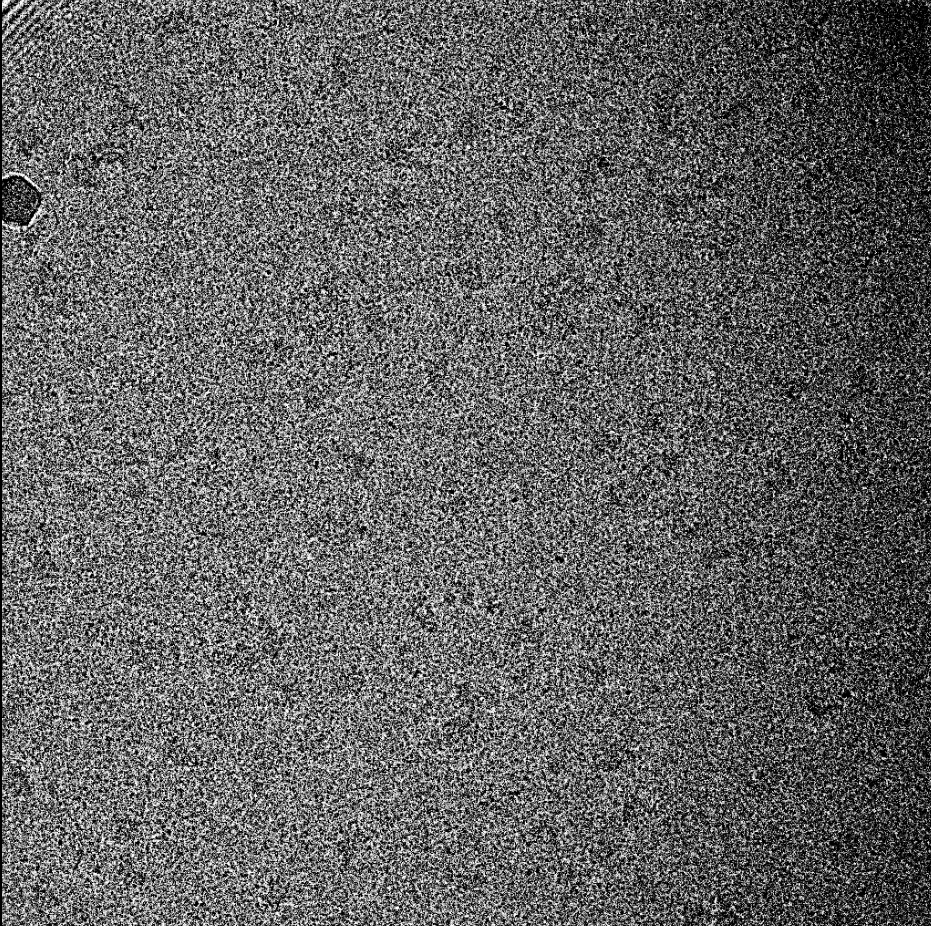
#> input picture Images/cryoEM.png, 931 x 926 px; the run also reads 1 picture not shown here
$ jupyter execute TPs_rendu.ipynb
#> lines starting #> are read from the running program, lines starting #| are printed output that depends on the picture
# **Rapport TPs Traitement de l'image**

[cell 1]
# Visionneuse externe interactive
# %matplotlib
#imports
import numpy as np # Tableaux
import scipy.ndimage as scp # Correlation et convolution
import matplotlib.pyplot as plt # Visionneur et trac ́es
from matplotlib.colors import LogNorm # echelle logarithmique
import skimage
from scipy import fftpack # Fourier 2D
from scipy import signal

# chemin d'accès à mes images
my_path = "Images/"

## **Microscopie électronique**
**Le principe du microscope électronique est de faire passer un flux d’électrons au travers de lentilles magnétiques puis d’une fine tranche de l’échantillon à observer.<br>
On obtient alors une image I grossie de l’échantillon (image cryoEM).<br>
Cependant les lentilles magnétiques ne sont pas parfaites et elles produisent des aberrations qui doivent être corrigees (en plus du bruit inhérent au flux életronique).<br>
La transformee de Fourier _J_ de l’image _I_ permet de visualiser les aberrations.**
#### **1. Afficher la TdF de l'image cryoEM.**

[cell 2]
cryoem = skimage.io.imread(my_path+"cryoEM.png")
#> cryoem is the input picture: shape (926, 931, 3); min 0, max 255, mean 98.2

def calculerTdF(image):
    imageGray = image
    if image.ndim != 2 :
        imageGray = skimage.color.rgb2gray(image)
    TF = fftpack.fft2(imageGray)
    module = abs(TF)
    return fftpack.fftshift(module)

def afficherTdF(image):
    shift = calculerTdF(image)
    f, axarr = plt.subplots(1,2,figsize=(15,15))
    axarr[0].imshow(image,cmap='gray')
    axarr[1].imshow(shift,norm=LogNorm(vmin=5),cmap='gray')
    return shift

cryoem_tdf = afficherTdF(cryoem)
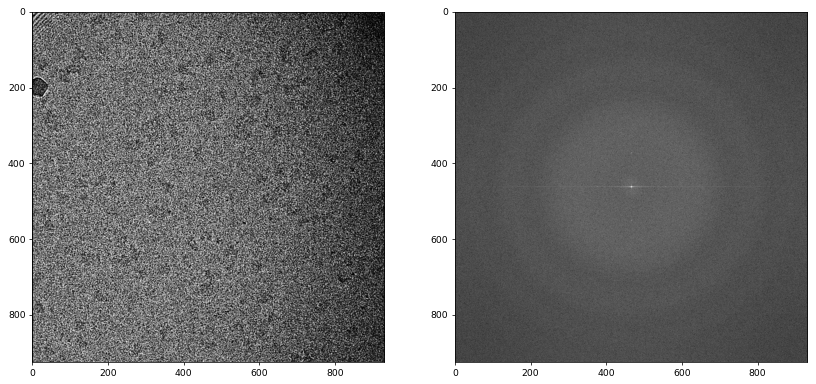
#> figure drawn by matplotlib, 2 panels

**Quels sont les éléments notables de l'image ? Est-ce attendu ?**

On remarque la présence de formes circulaires centrés, formés par tous les points à la même fréquence.
Cela est attendu car formé par l'échantillon observé. Cependant, ces formes ne sont pas nets dû à la présence de bruit inhérent au flux électronique.
De plus, on voit également un point blanc au centre de l'image ainsi que deux points de par et d'autre de lui verticalement mais également une ligne blanche horizontal centré verticalement.
On peut supposer que cela n'est pas attendu et est dû aux aberrations provoqués par les lentilles magnétiques.

#### **2. Afficher la colonne centrale de la TDF.**

[cell 3]
def afficherColonneCentrale(image):
    img = image
    if image.ndim != 3:
        img = skimage.color.gray2rgb(image)
    #  get the central column
    colonneCentrale = img[:,int(img.shape[1]/2)]
#> colonneCentrale = 926 rows, first 8: [51.16, 51.16, 51.16], [190.6, 190.6, 190.6], [167.1, 167.1, 167.1], [206.1, 206.1, 206.1], [257.9, 257.9, 257.9], [174.6, 174.6, 174.6], [246.3, 246.3, 246.3], [193.4, 193.4, 193.4]
    #  display
    f, axarr = plt.subplots(1,2,figsize=(15,15))
    #  plot the original image
    axarr[0].imshow(skimage.color.rgb2gray(img),norm=LogNorm(vmin=5),cmap='gray')
    #  plot the central column
    axarr[1].imshow(colonneCentrale,norm=LogNorm(vmin=5),cmap='gray')

afficherColonneCentrale(cryoem_tdf)
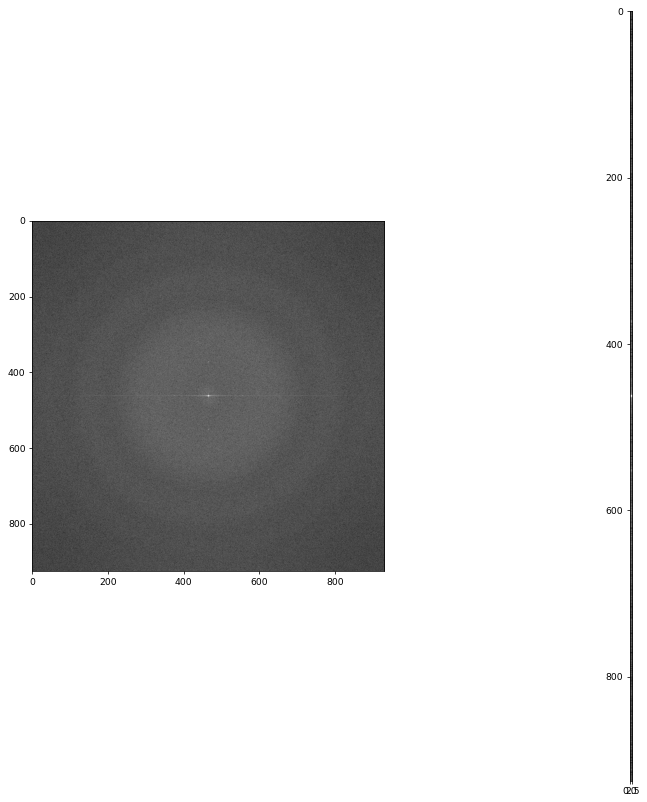
#> figure drawn by matplotlib, 2 panels

**Peut-on récupérer le profil de filtre des aberrations magnétiques à partir de cette ligne ?**

#### **3. Appliquer une moyenne sur la TdF, puis réafficher la colonne.**

[cell 4]
filtre_moyenneur = np.ones((3,3))/9
tdf_moyenne = signal.convolve2d(cryoem_tdf,filtre_moyenneur)
afficherColonneCentrale(tdf_moyenne)
#> in afficherColonneCentrale (call 2), `colonneCentrale = img[:,int(img.shape[1]/2)]`: colonneCentrale = 928 rows, first 8: [37.95, 37.95, 37.95], [113.8, 113.8, 113.8], [185, 185, 185], [209.4, 209.4, 209.4], [199.6, 199.6, 199.6], [186.9, 186.9, 186.9], [191.1, 191.1, 191.1], [189.6, 189.6, 189.6]

#### **4. Calculer et appliquer le filtre correspondant.**

[cell 5]
def distance(x,y,M,N):
    return np.sqrt((x-M/2)**2+(y-N/2)**2)

kernel_highpass = np.array([[-1, -1, -1],
[-1,  6, -1],
[-1, -1, -1]])

img_passe_bas = signal.convolve2d(skimage.color.rgb2gray(cryoem),kernel_highpass)
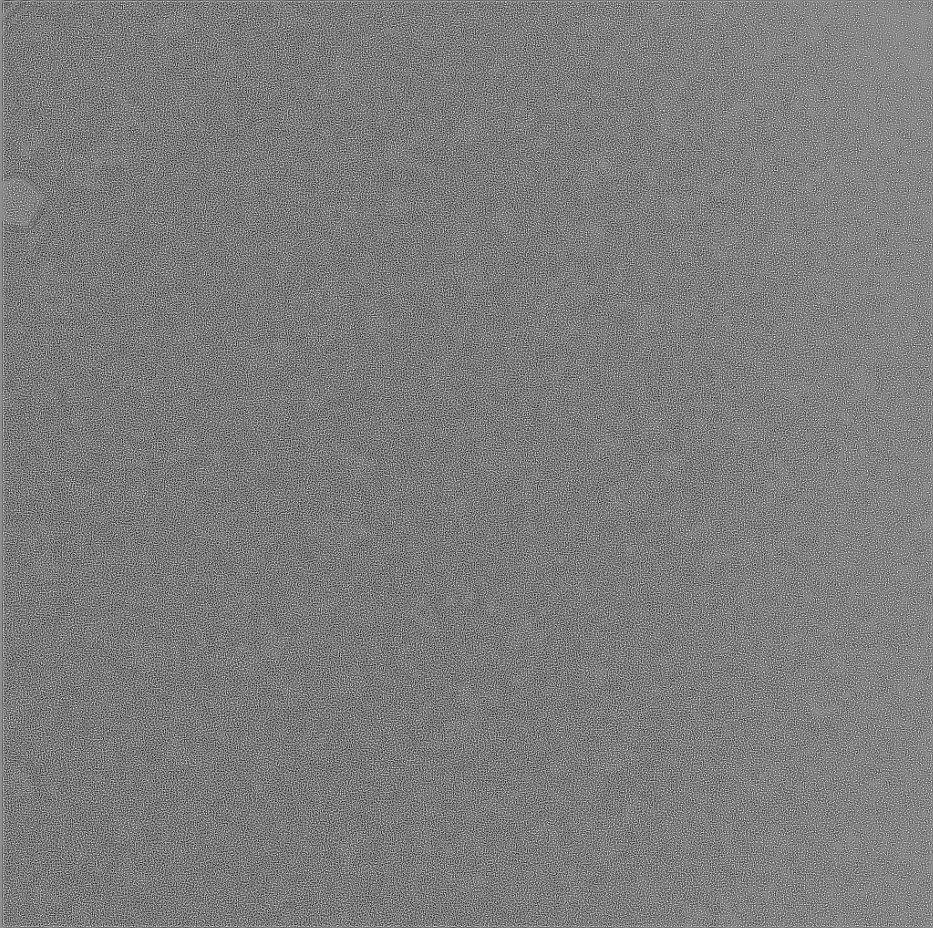
#> img_passe_bas: shape (928, 933) float64; min -6.21, max 4.85, mean -0.767; drawn with min black and max white
img_passe_bas_tdf = afficherTdF(img_passe_bas)

#### **5. Calculer une moyenne (par cercle) pour le profil.**

#### **6. Calculer un filtre correctif (attention aux valeurs nulles, filtre à appliquer à la TdF complexe, pas seulement à son module).**

# **Opérateurs de Prewitt et Sobel**
**Pour ces opérateurs, les dérivées directionnelles horizontale et verticale se calculent à partir des masques :**
$$ h1 =
\begin{bmatrix}
1 & 0 & -1 \\
c & 0 & -c \\
1 & 0 & -1
\end{bmatrix}
h2 =
\begin{bmatrix}
-1 & -c & -1 \\
0 & 0 & 0 \\
1 & c & 1
\end{bmatrix}
$$
**(pour Prewitt _c_ = 1, pour Sobel _c_ = 2)**

#### **1. Montrer que l’application de l’un de ces filtres permet d’approximer la dérivée première selon une certaine direction et la moyenne dans l’autre direction.****

Pour ces opérateurs, les dérivées directionnelles horizontale et verticale se calculent à partir des masques :

Nous savons que : $f'(x)=\lim_{h \to 0}\dfrac{f(x+h)-f(x)}{h}$.<br>
Cependant, nous savons également que : $f'(x)=\lim_{h \to 0}\dfrac{f(x+\dfrac{h}{2})-f(x-\dfrac{h}{2})}{h}$.<br>
Puisque nous sommes dans le cas discret, nous voulons utiliser les deux pixels voisins (précédent et suivant), c'est pourquoi nous prenons _h_=2.<br>
On obtient alors : $f'(x)=\dfrac{f(x+1)-f(x-1)}{2}$.<br>
Si on regarde à présent _h1_, on voit que que sur chaque ligne, on a les facteurs [_x_ 0 -_x_]. Si on prends _x_=1 par exemple, on obtient parfaitement la dernière formule citée.<br>
_h1_ approxime donc la dérivée première en _x_, tandis que _h2_ le fait en _y_.<br>
La moyenne dans l'autre direction vient du fait que ces filtres sont carrées et qu'on effectue donc la moyenne sur les lignes (resp. colonnes) dans _h1_ (resp. _h2_).<br>
Ces masques calculent donc le gradient dans une direction et effectuent un lissage dans la direction orthogonale.

#### **2. Quel est le rôle de _c_ ?**
Ici, _c_ agit comme un facteur, un poids pour la ligne (resp. colonne) à laquelle il appartient.<br>
Dans le cas de _h1_ (resp. _h2_), la ligne (resp. colonne) centrale aura d'avantage de poids que les autres, surtout lorsqu'on augmente la valeur de _c_.<br>
Ainsi, avec _c_ = 1, on obtient les masques de Prewitt, tandis qu'on a ceux de Sobel avec _c_ = 2, qui donnent ainsi un poids plus importants aux pixels plus proches du pixel central.

**Étudions par exemple les opérateurs Sobel (c = 2). Définir _h1_ et _h2_ en tapant par exemple :
``
h1=[1 0 -1; 2 0 -2; 1 0 -1]
``**

#### **3. Appliquer ces filtres sur les images _onde4_ et _boisbruit_.**

[cell 6]
def getMasques(c):
    h1 = [[1, 0, -1], [c, 0, -c], [1, 0, -1]]
    h2 = [[-1, -c, -1], [0, 0, 0], [1, c, 1]]
    h3 = [[c, 1, 0],[1, 0, -1],[0, -1, -c]]
    h4 = [[0, 1, c],[-1, 0, 1],[-c, -1, 0]]
    return h1,h2,h3,h4

def getPrewitts():
    return getMasques(1)

def getSobels():
    return getMasques(2)

def convolveImage(image,h1,h2):
    return signal.convolve2d(image,h1),signal.convolve2d(image,h2)

onde4 = skimage.io.imread(my_path + "ondes4.jpg",as_gray=True)
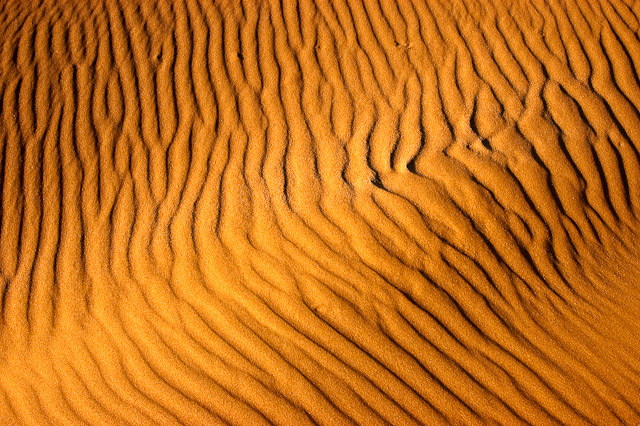
#> input picture Images/ondes4.jpg, 640 x 426 px
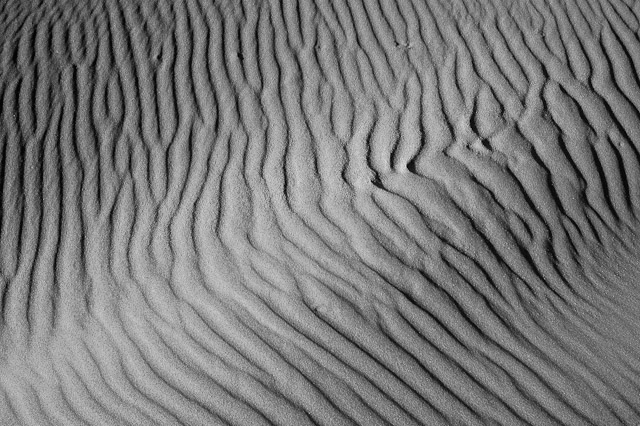
#> onde4: shape (426, 640) float64; min 0.000833, max 0.889, mean 0.477
boisbruit = skimage.util.random_noise(skimage.io.imread(my_path + "bois.jpeg",as_gray=True)) # null mean and 0.01 variance (default)
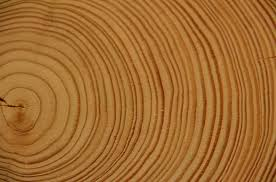
#> input picture Images/bois.jpeg, 276 x 182 px
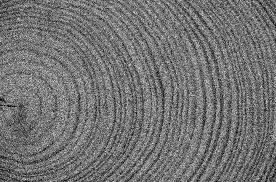
#> boisbruit: shape (182, 276) float64; min 0, max 0.918, mean 0.453

H1_Prewitt,H2_Prewitt,H3_Prewitt,H4_Prewitt = getPrewitts()
boisbruit_filtre1_Prewitt, boisbruit_filtre2_Prewitt = convolveImage(boisbruit,H1_Prewitt,H2_Prewitt)
onde4_filtre1_Prewitt, onde4_filtre2_Prewitt = convolveImage(onde4,H1_Prewitt,H2_Prewitt)

H1_Sobel, H2_Sobel, H3_Sobel, H4_Sobel = getSobels()
boisbruit_filtre1_Sobel, boisbruit_filtre2_Sobel = convolveImage(boisbruit,H1_Sobel,H2_Sobel)
onde4_filtre1_Sobel, onde4_filtre2_Sobel = convolveImage(onde4,H1_Sobel,H2_Sobel)

# Display the results
f, ax = plt.subplots(2,5)
ax[0][0].imshow(boisbruit,cmap="gray")
ax[0][0].set_title("Original : Bois bruité")
ax[0][1].imshow(boisbruit_filtre1_Prewitt,cmap="gray")
ax[0][1].set_title("Prewitt Horizontal")
ax[0][2].imshow(boisbruit_filtre2_Prewitt,cmap="gray")
ax[0][2].set_title("Prewitt Vertical")
ax[0][3].imshow(boisbruit_filtre1_Sobel,cmap="gray")
ax[0][3].set_title("Sobel Horizontal")
ax[0][4].imshow(boisbruit_filtre2_Sobel,cmap="gray")
ax[0][4].set_title("Sobel Vertical")
ax[1][0].imshow(onde4,cmap="gray")
ax[1][0].set_title("Original : Onde")
ax[1][1].imshow(onde4_filtre1_Prewitt,cmap="gray")
ax[1][1].set_title("Prewitt Horizontal")
ax[1][2].imshow(onde4_filtre2_Prewitt,cmap="gray")
ax[1][2].set_title("Prewitt Vertical")
ax[1][3].imshow(onde4_filtre1_Sobel,cmap="gray")
ax[1][3].set_title("Sobel Horizontal")
ax[1][4].imshow(onde4_filtre2_Sobel,cmap="gray")
ax[1][4].set_title("Sobel Vertical")
[axi.axis('off') for axi in ax.ravel()]
plt.show()

#### **4. A partir de cette étude, commenter la nature de ces filtrages et les principales caractéristiques (par exemple face au bruit).**
Ces filtrages semblent très efficace pour la détection de contours.<br>En effet, comme nous calculons les dérivées de l'intensité lumineuse en chaque point, les images résultantes nous indique les changements brusques de luminosité et exacerbe ainsi les contours de celles-ci.<br>Comparons les résultats des filtrages avec l'image bois original et sa version bruitée :

[cell 7]
# Read the image
bois = skimage.io.imread(my_path + "bois.jpeg",as_gray=True)
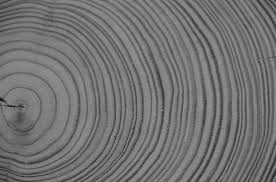
#> bois: shape (182, 276) float64; min 0.0417, max 0.619, mean 0.453
# apply Prewitt filter
bois_filtre1_Prewitt, bois_filtre2_Prewitt = convolveImage(bois,H1_Prewitt,H2_Prewitt)
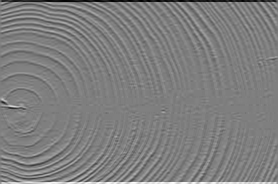
#> bois_filtre2_Prewitt: shape (184, 278) float64; min -1.65, max 1.67, mean 2.22e-18; drawn with min black and max white
# apply Sobel filter
bois_filtre1_Sobel, bois_filtre2_Sobel  = convolveImage(bois,H1_Sobel,H2_Sobel)

# Display the results
f, ax = plt.subplots(2,5)
ax[0][0].imshow(boisbruit,cmap="gray")
ax[0][0].set_title("Original : Bois bruité")
ax[0][1].imshow(boisbruit_filtre1_Prewitt,cmap="gray")
ax[0][1].set_title("Prewitt Horizontal")
ax[0][2].imshow(boisbruit_filtre2_Prewitt,cmap="gray")
ax[0][2].set_title("Prewitt Vertical")
ax[0][3].imshow(boisbruit_filtre1_Sobel,cmap="gray")
ax[0][3].set_title("Sobel Horizontal")
ax[0][4].imshow(boisbruit_filtre2_Sobel,cmap="gray")
ax[0][4].set_title("Sobel Vertical")
ax[1][0].imshow(bois,cmap="gray")
ax[1][0].set_title("Original : Bois")
ax[1][1].imshow(bois_filtre1_Prewitt,cmap="gray")
ax[1][1].set_title("Prewitt Horizontal")
ax[1][2].imshow(bois_filtre2_Prewitt,cmap="gray")
ax[1][2].set_title("Prewitt Vertical")
ax[1][3].imshow(bois_filtre1_Sobel,cmap="gray")
ax[1][3].set_title("Sobel Horizontal")
ax[1][4].imshow(bois_filtre2_Sobel,cmap="gray")
ax[1][4].set_title("Sobel Vertical")
[axi.axis('off') for axi in ax.ravel()]
plt.show()

On se rend compte que les résultats sont assez différents entre la version originale et la version bruitée.<br>
Bien que ces filtres accentuent les contours et les détails, ils semblent également amplifier le bruit.
#### **5. En appliquant la transformée de Fourier avant et après le filtre, faire le lien avec les propriétés de la dérivée vue en TD.<br>C’est plus facile à visualiser en superposant une seule ligne des TF avant après.**

[cell 8]
def calculerAllTdF(image,image1,image2,image3,image4):
    return  calculerTdF(image),calculerTdF(image1),calculerTdF(image2),calculerTdF(image3),calculerTdF(image4)
#> in calculerTdF (call 9), `return fftpack.fftshift(module)`:
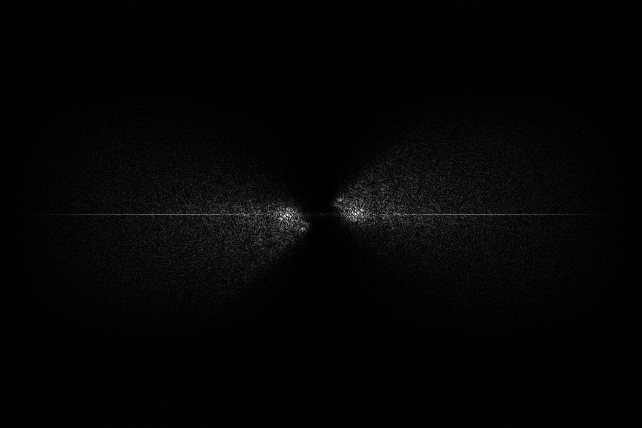
#> returned value: shape (428, 642) float64; min 5.27e-16, max 3962.8, mean 71.3; drawn with min black and max white
